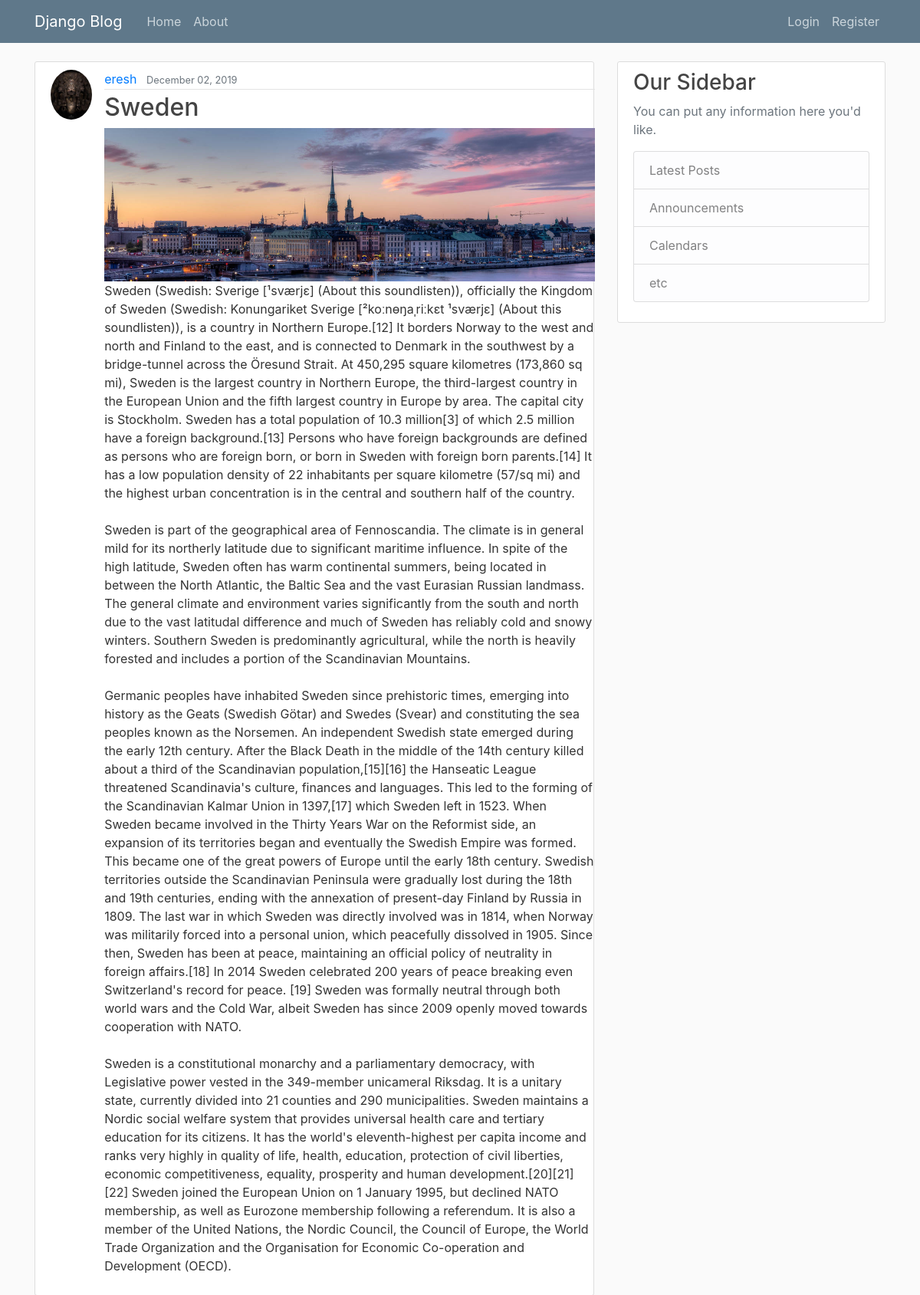
Screenshot of /post/7/ with the database file from the repository.
### blog/models.py (models this page shows, shortened)
class Post(models.Model):
    title = models.CharField(max_length=100)
    image = models.ImageField(upload_to='images/%Y/%m/%d/', null=True, blank=True)
    file = models.FileField(upload_to='files/%Y/%m/%d/', null=True, blank=True)
    content = models.TextField()
    date_posted = models.DateTimeField(default=timezone.now)
    author = models.ForeignKey(User, on_delete=models.CASCADE)

### users/models.py (models this page shows, shortened)
class Profile(models.Model):
    user = models.OneToOneField(User, on_delete=models.CASCADE)
    image = models.ImageField(default='default.jpg', upload_to='profile_pics')

### blog/views.py (the view)
# urls.py: path('post/<int:pk>/', PostDetailView.as_view(), name='post-detail'),
class PostDetailView(DetailView):
    model = Post

### blog/templates/blog/post_detail.html (shortened to what this page needs)
{% extends "blog/base.html" %}
{% block content %}
    <article class="media content-section">
        <img class="rounded-circle article-img" src="{{ object.author.profile.image.url }}">
        <div class="media-body">
            <div class="article-metadata">
                <a class="mr-2" href="{% url 'user-posts' object.author.username %}">{{ object.author }}</a>
                <small class="text-muted">{{ object.date_posted|date:"F d, Y" }}</small>
            </div>
            <h2 class="article-title">{{ object.title }}</h2>
            {% if object.image %}
                <a href="{{ post.image.url }}"><img src="{{ object.image.url }}" height="200"></a>
            {% endif %}
            <p class="article-content">{{ object.content }}</p>
        </div>
    </article>
{% endblock content %}

### blog/static/blog/main.css (style rules this page uses)
body { background: #fafafa; color: #333333; margin-top: 5rem; }
h1, h2, h3, h4, h5, h6 { color: #444444; }
.content-section { background: #ffffff; padding: 10px 20px; border: 1px solid #dddddd; border-radius: 3px; margin-bottom: 20px; }
.article-title { color: #444444; }
.article-content { white-space: pre-line; }
.article-img { height: 65px; width: 65px; margin-right: 16px; }
.article-metadata { padding-bottom: 1px; margin-bottom: 4px; border-bottom: 1px solid #e3e3e3 }

### rows the page displays
Post: author.profile.image (picture), author "eresh", date_posted "December 02, 2019", title "Sweden", image (picture), content "Sweden (Swedish: Sverige [¹sværjɛ] (About this soundlisten)), officially the Kingdom of Sweden (Swedish: Konungariket Sverige [²koːnɵŋaˌriːkɛt ¹sværjɛ] (About this soundlisten)), is a country in Northern Europe.[12] It borders Norway to the west and north and Finland to the east, and is connected to Denmark in the southwest by a bridge-tunnel across the Öresund Strait. At 450,295 square kilometres (173,860 sq mi), Sweden is the largest country in Northern Europe, the third-largest country in the European Union and the fifth largest country in Europe by area. The capital city is Stockholm. Sweden has a total population of 10.3 million[3] of which 2.5 million have a foreign background.[13]…"
